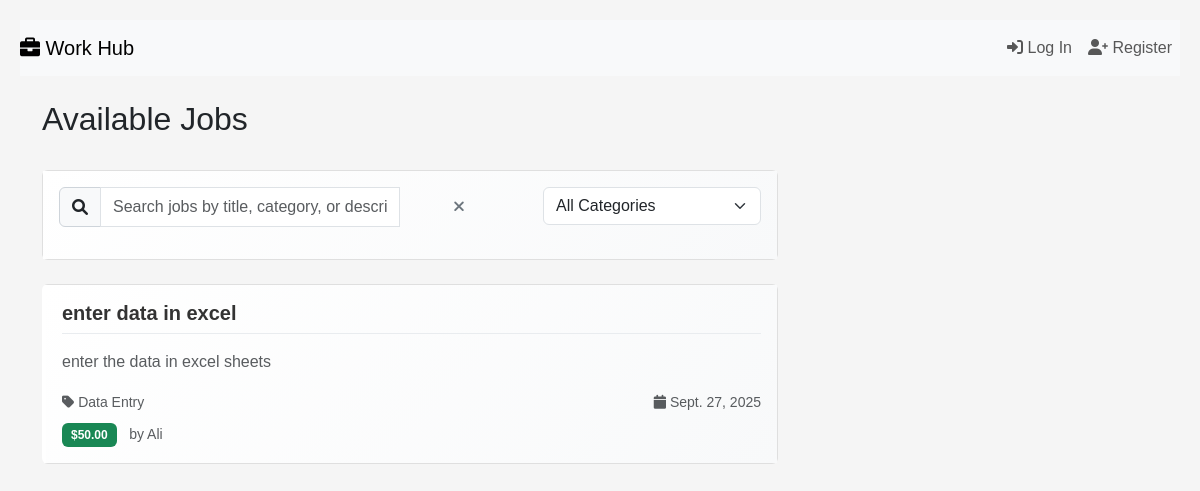
The app's page /jobs/, older data.
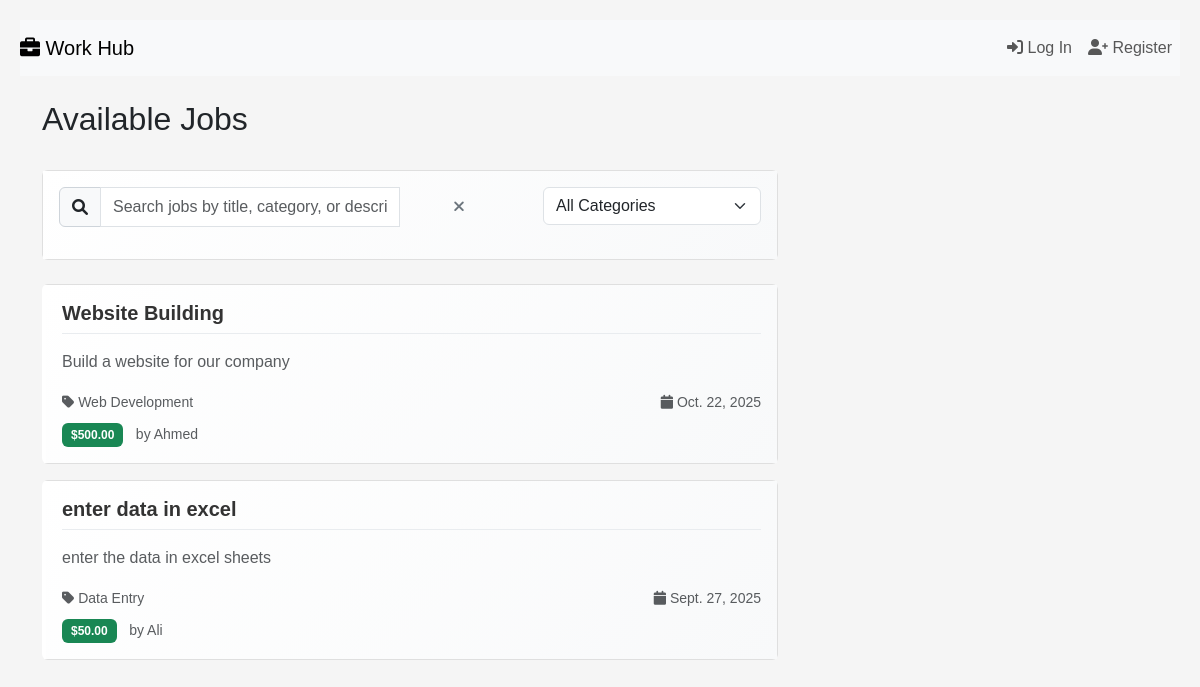
The same page, newer data.
### jobs/models.py (models this page shows, shortened)
class Job(models.Model):
    CATEGORY_CHOICES = [
        ('web_dev', 'Web Development'),
        ('mobile_dev', 'Mobile Development'),
        ('design', 'Design'),
        ('writing', 'Writing'),
        ('marketing', 'Marketing'),
        ('data_entry', 'Data Entry'),
        ('other', 'Other'),
    ]
    STATUS_CHOICES = [
        ('open', 'Open'),
        ('in_progress', 'In Progress'),
        ('completed', 'Completed'),
        ('cancelled', 'Cancelled'),
    ]
    title = models.CharField(max_length=200)
    description = models.TextField()
    category = models.CharField(max_length=20, choices=CATEGORY_CHOICES)
    budget = models.DecimalField(max_digits=10, decimal_places=2)
    deadline = models.DateField()
    status = models.CharField(max_length=20, choices=STATUS_CHOICES, default='open')
    client = models.ForeignKey(User, on_delete=models.CASCADE, related_name='posted_jobs')
    freelancer = models.ForeignKey(User, on_delete=models.SET_NULL, null=True, blank=True, related_name='assigned_jobs')
    created_at = models.DateTimeField(auto_now_add=True)
    updated_at = models.DateTimeField(auto_now=True)
    class Meta:
        ordering = ['-created_at']

### jobs/views.py (the view)
# urls.py: path('jobs/', views.job_list, name='job_list'),
def job_list(request):
    jobs = Job.objects.filter(status='open')
    return render(request, 'jobs/job_list.html', {'jobs': jobs})

### jobs/templates/jobs/job_list.html (shortened to what this page needs)
{% extends "jobs/layout2.html" %}
{% load static %}
{% block body %}
<div class="container mt-4">
    <div class="row">
        <div class="col-md-8">
            <div class="d-flex justify-content-between align-items-center mb-4">
                <h2>Available Jobs</h2>
            </div>
            <div class="card mb-4">
                <div class="card-body">
                    <div class="row">
                        <div class="col-md-8">
                            <div class="input-group">
                                <span class="input-group-text">
                                    <i class="fas fa-search"></i>
                                </span>
                                <input type="text"
                                       class="form-control"
                                       id="job-search"
                                       placeholder="Search jobs by title, category, or description...">
                                <button class="btn btn-outline-secondary"
                                        type="button"
                                        id="clear-search"
                                        title="Clear search">
                                    <i class="fas fa-times"></i>
                                </button>
                            </div>
                        </div>
                        <div class="col-md-4">
                            <select class="form-select" id="category-filter">
                                <option value="">All Categories</option>
                            </select>
                        </div>
                    </div>
                </div>
            </div>
            <div id="job-listings">
                {% for job in jobs %}
                    <div class="card mb-3 job-card"
                         data-job-id="{{ job.id }}"
                         data-title="{{ job.title|lower }}"
                         data-category="{{ job.category }}"
                         data-description="{{ job.description|lower|truncatewords:50 }}"
                         style="cursor: pointer;">
                        <div class="card-body">
                            <h5 class="card-title job-title">{{ job.title }}</h5>
                            <p class="card-text text-muted job-description">{{ job.description|truncatewords:20 }}</p>
                            <div class="row">
                                <div class="col-md-6">
                                    <small class="text-muted job-category">
                                        <i class="fas fa-tag"></i> {{ job.get_category_display }}
                                    </small>
                                </div>
                                <div class="col-md-6 text-end">
                                    <small class="text-muted">
                                        <i class="fas fa-calendar"></i> {{ job.deadline }}
                                    </small>
                                </div>
                            </div>
                            <div class="mt-2">
                                <span class="badge bg-success">${{ job.budget }}</span>
                                <small class="text-muted ms-2">by {{ job.client.username }}</small>
                            </div>
                        </div>
                    </div>
                {% empty %}
                    <div class="d-flex flex-column justify-content-center align-items-center text-center" style="min-height: 400px;">
                        <i class="fas fa-briefcase fa-3x text-muted mb-3"></i>
                        <h4 class="text-muted mb-2">No jobs available</h4>
                        <p class="text-muted mb-0">More jobs will be posted soon!</p>
                    </div>
                {% endfor %}
            </div>
        </div>
        <div class="col-md-4">
        </div>
    </div>
</div>
{% endblock %}

Row changes from the older to the newer data that the page shows:
added Job: title "Website Building", description "Build a website for our company", category "Web Development", deadline "Oct. 22, 2025", budget "500.00", client.username "Ahmed"
